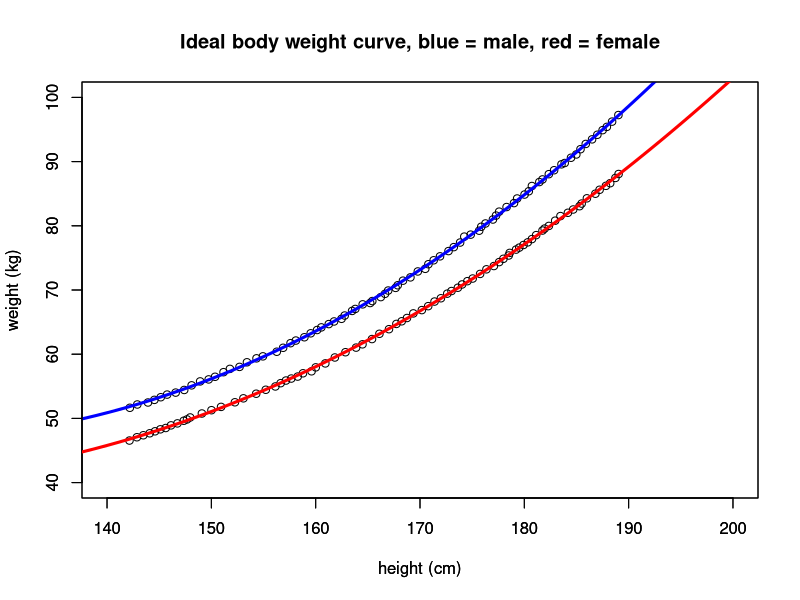
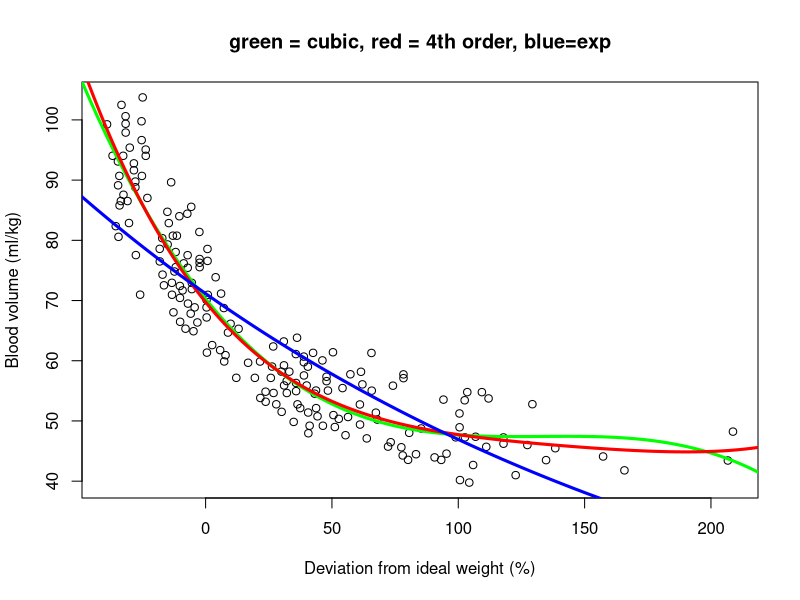

Here is the R script that generated these plots, in order: (Note: this script raises an error after producing the figures.)
## ---- chunk 1
male <- read.csv("feldschuh-male-idealweight.csv")
female <- read.csv("feldschuh-female-idealweight.csv")

height1 <- male$h
height2 <- height1^2
quadratic1.model <- lm(male$w ~ height1 + height2)
summary(quadratic1.model)

h1 <- female$h
h2 <- h1^2
quadratic2.model <- lm(female$w ~ h1 + h2)
summary(quadratic2.model)
## ---- chunk 2
height_values_male <- seq(130, 200, 1)
predicted_weight_male <- predict(quadratic1.model,list(height1=height_values_male, height2=height_values_male^2))

height_values_female <- seq(130, 200, 1)
predicted_weight_female <- predict(quadratic2.model,list(h1=height_values_female, h2=height_values_female^2))

plot(male, main="Ideal body weight curve, blue = male, red = female", xlab="height (cm)", ylab="weight (kg)", xlim=c(140, 200), ylim=c(40, 100))
lines(height_values_male, predicted_weight_male, col = "blue", lwd = 3)

par(new=TRUE) #plots second graph on top of first
plot(female, xlab="height (cm)", ylab="weight (kg)", xlim=c(140, 200), ylim=c(40, 100))
lines(height_values_female, predicted_weight_female, col = "red", lwd = 3)

## ---- chunk 3
patient <- read.csv("patient_data.csv")
div <- patient$div
div2 <- div^2
div3 <- div^3
div4 <- div^4

cubic.model <- lm(patient$bv ~ div + div2 + div3) #cubic curve
summary(cubic.model)

four.model <- lm(patient$bv ~ div+div2+div3+div4)
summary(four.model)

exponential.model <- lm(log(patient$bv) ~ div)
summary(exponential.model)
## ---- chunk 4
deviation_values <- seq(-50, 220, 1)
predicted_bv_cube <- predict(cubic.model,list(div=deviation_values, div2=deviation_values^2, div3=deviation_values^3))

predicted_bv_four <- predict(four.model, list(div=deviation_values,div2=deviation_values^2, div3=deviation_values^3, div4=deviation_values^4))
bv.exponential2 <- exp(predict(exponential.model,list(div=deviation_values)))

plot(patient, main="green = cubic, red = 4th order, blue=exp", xlab="Deviation from ideal weight (%)", ylab="Blood volume (ml/kg)")
lines(deviation_values, predicted_bv_cube, col = "green", lwd = 3)
lines(deviation_values, predicted_bv_four, col = "red", lwd = 3)
lines(deviation_values, bv.exponential2, lwd=3, col = "blue")
## ---- chunk 5
female_patient <- read.csv("patient_data_female.csv")
di <- female_patient$div
di2 <- di^2
di3 <- di^3

female.model <- lm(female_patient$bv ~ di+di2+di3)
summary(female.model)

predicted_bv_fem <- predict(female.model, list(di=deviation_values,di2=deviation_values^2, di3=deviation_values^3))
bv.expon2 <- exp(predict(expon.model,list(di=deviation_values)))

plot(female_patient, main="female data only", xlab="Deviation from ideal weight (%)", ylab="Blood volume (ml/kg)")
lines(deviation_values, predicted_bv_fem, col = "red", lwd = 3)
